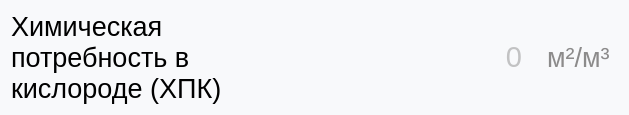
                     <widget class="QWidget" name="widget_53" native="true">
                      <property name="font">
                       <font>
                        <pointsize>36</pointsize>
                       </font>
                      </property>
                      <property name="styleSheet">
                       <string notr="true">border-radius: 8px;
background-color:rgb(248, 249, 251);
color: rgb(140, 139, 139);</string>
                      </property>
                      <layout class="QHBoxLayout" name="horizontalLayout_90">
                       <item>
                        <widget class="QLabel" name="HPK_2">
                         <property name="minimumSize">
                          <size>
                           <width>0</width>
                           <height>0</height>
                          </size>
                         </property>
                         <property name="maximumSize">
                          <size>
                           <width>16777215</width>
                           <height>16777215</height>
                          </size>
                         </property>
                         <property name="font">
                          <font>
                           <pointsize>20</pointsize>
                          </font>
                         </property>
                         <property name="styleSheet">
                          <string notr="true">background-color:rgb(248, 249, 251);
color: rgb(0, 0, 0);
margin-right: 0px;
</string>
                         </property>
                         <property name="inputMethodHints">
                          <set>Qt::ImhNone</set>
                         </property>
                         <property name="text">
                          <string>&lt;html&gt;&lt;head/&gt;&lt;body&gt;&lt;p&gt;Химическая потребность в кислороде (ХПК) &lt;/p&gt;&lt;/body&gt;&lt;/html&gt;</string>
                         </property>
                         <property name="wordWrap">
                          <bool>true</bool>
                         </property>
                        </widget>
                       </item>
                       <item>
                        <widget class="QLineEdit" name="value_HPK_2">
                         <property name="minimumSize">
                          <size>
                           <width>0</width>
                           <height>0</height>
                          </size>
                         </property>
                         <property name="font">
                          <font>
                           <family>MS Shell Dlg 2</family>
                           <pointsize>22</pointsize>
                           <weight>50</weight>
                           <italic>false</italic>
                           <bold>false</bold>
                           <strikeout>false</strikeout>
                          </font>
                         </property>
                         <property name="styleSheet">
                          <string notr="true">background-color:rgb(248, 249, 251);
color: rgb(140, 139, 139);
outline: 0px;
padding-left: 10px;
margin-left: 20px;
margin-right: 10px;
border-top-left-radius: 0px;
border-bottom-left-radius: 00px;
border: none;

</string>
                         </property>
                         <property name="alignment">
                          <set>Qt::AlignRight|Qt::AlignTrailing|Qt::AlignVCenter</set>
                         </property>
                         <property name="placeholderText">
                          <string>0</string>
                         </property>
                        </widget>
                       </item>
                       <item>
                        <widget class="QLabel" name="dimension_HPK_2">
                         <property name="font">
                          <font>
                           <pointsize>20</pointsize>
                          </font>
                         </property>
                         <property name="styleSheet">
                          <string notr="true">margin-right: 1px;
</string>
                         </property>
                         <property name="text">
                          <string>м²/м³</string>
                         </property>
                        </widget>
                       </item>
                      </layout>
                     </widget>
